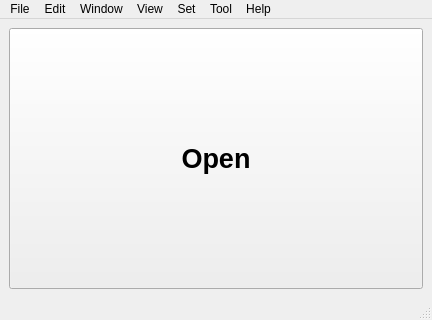
<?xml version="1.0" encoding="UTF-8"?>
<ui version="4.0">
 <class>AppWindow</class>
 <widget class="QMainWindow" name="AppWindow">
  <property name="geometry">
   <rect>
    <x>0</x>
    <y>0</y>
    <width>432</width>
    <height>320</height>
   </rect>
  </property>
  <property name="windowTitle">
   <string>COCR AppWindow</string>
  </property>
  <widget class="QWidget" name="centralwidget">
   <layout class="QHBoxLayout" name="horizontalLayout">
    <item>
     <widget class="QToolButton" name="toolButton">
      <property name="sizePolicy">
       <sizepolicy hsizetype="Preferred" vsizetype="Preferred">
        <horstretch>0</horstretch>
        <verstretch>0</verstretch>
       </sizepolicy>
      </property>
      <property name="font">
       <font>
        <family>Arial</family>
        <pointsize>20</pointsize>
        <weight>75</weight>
        <bold>true</bold>
       </font>
      </property>
      <property name="text">
       <string>Open</string>
      </property>
      <property name="arrowType">
       <enum>Qt::NoArrow</enum>
      </property>
     </widget>
    </item>
   </layout>
  </widget>
  <widget class="QMenuBar" name="menubar">
   <property name="geometry">
    <rect>
     <x>0</x>
     <y>0</y>
     <width>432</width>
     <height>32</height>
    </rect>
   </property>
   <widget class="QMenu" name="menu">
    <property name="title">
     <string>File</string>
    </property>
    <widget class="QMenu" name="menuOpen">
     <property name="title">
      <string>Open</string>
     </property>
     <addaction name="actionImage"/>
     <addaction name="actionProject"/>
    </widget>
    <addaction name="actionNew"/>
    <addaction name="menuOpen"/>
    <addaction name="actionSave"/>
    <addaction name="actionSave_as"/>
    <addaction name="actionClose"/>
    <addaction name="actionExit"/>
   </widget>
   <widget class="QMenu" name="menuEdit">
    <property name="title">
     <string>Edit</string>
    </property>
    <addaction name="actionUndo"/>
    <addaction name="actionRedo"/>
    <addaction name="actionCut"/>
    <addaction name="actionCopy"/>
    <addaction name="actionDelete"/>
    <addaction name="actionSelect"/>
   </widget>
   <widget class="QMenu" name="menuWindow">
    <property name="title">
     <string>Window</string>
    </property>
    <addaction name="actionMinimize"/>
   </widget>
   <widget class="QMenu" name="menuView">
    <property name="title">
     <string>View</string>
    </property>
    <addaction name="actionScribbleArea"/>
    <addaction name="actionImageViewer"/>
    <addaction name="action2D"/>
    <addaction name="action3D"/>
    <addaction name="actionDebugConsole"/>
   </widget>
   <widget class="QMenu" name="menuSet">
    <property name="title">
     <string>Set</string>
    </property>
    <addaction name="actionPreference"/>
   </widget>
   <widget class="QMenu" name="menuTool">
    <property name="title">
     <string>Tool</string>
    </property>
    <addaction name="actionForcefield"/>
    <addaction name="actionStringEngine"/>
   </widget>
   <widget class="QMenu" name="menuHelp">
    <property name="title">
     <string>Help</string>
    </property>
    <widget class="QMenu" name="menuLanguage">
     <property name="title">
      <string>Language</string>
     </property>
     <addaction name="actionChinese"/>
     <addaction name="actionEnglish"/>
    </widget>
    <addaction name="menuLanguage"/>
    <addaction name="actionDocs"/>
    <addaction name="actionWeb"/>
    <addaction name="actionAbout"/>
    <addaction name="actionAbout_Qt"/>
   </widget>
   <addaction name="menu"/>
   <addaction name="menuEdit"/>
   <addaction name="menuWindow"/>
   <addaction name="menuView"/>
   <addaction name="menuSet"/>
   <addaction name="menuTool"/>
   <addaction name="menuHelp"/>
  </widget>
  <widget class="QStatusBar" name="statusbar"/>
  <action name="actionNew">
   <property name="text">
    <string>New</string>
   </property>
  </action>
  <action name="actionSave">
   <property name="text">
    <string>Save</string>
   </property>
  </action>
  <action name="actionSave_as">
   <property name="text">
    <string>Save As</string>
   </property>
  </action>
  <action name="actionClose">
   <property name="text">
    <string>Close</string>
   </property>
  </action>
  <action name="actionExit">
   <property name="text">
    <string>Exit</string>
   </property>
  </action>
  <action name="actionUndo">
   <property name="text">
    <string>Undo</string>
   </property>
  </action>
  <action name="actionRedo">
   <property name="text">
    <string>Redo</string>
   </property>
  </action>
  <action name="actionCut">
   <property name="text">
    <string>Cut</string>
   </property>
  </action>
  <action name="actionCopy">
   <property name="text">
    <string>Copy</string>
   </property>
  </action>
  <action name="actionDelete">
   <property name="text">
    <string>Delete</string>
   </property>
  </action>
  <action name="actionSelect">
   <property name="text">
    <string>Select</string>
   </property>
  </action>
  <action name="actionMinimize">
   <property name="text">
    <string>Minimize</string>
   </property>
  </action>
  <action name="actionScribbleArea">
   <property name="text">
    <string>SketchWidget</string>
   </property>
  </action>
  <action name="action3D">
   <property name="text">
    <string>3D</string>
   </property>
  </action>
  <action name="action2D">
   <property name="text">
    <string>2D</string>
   </property>
  </action>
  <action name="actionImageViewer">
   <property name="text">
    <string>ImageViewer</string>
   </property>
  </action>
  <action name="actionDebugConsole">
   <property name="text">
    <string>DebugConsole</string>
   </property>
   <property name="shortcut">
    <string>Ctrl+9</string>
   </property>
  </action>
  <action name="actionPreference">
   <property name="text">
    <string>Preference</string>
   </property>
  </action>
  <action name="actionAbout">
   <property name="text">
    <string>About</string>
   </property>
  </action>
  <action name="actionAbout_Qt">
   <property name="text">
    <string>About Qt</string>
   </property>
  </action>
  <action name="actionDocs">
   <property name="text">
    <string>Docs</string>
   </property>
  </action>
  <action name="actionWeb">
   <property name="text">
    <string>Web</string>
   </property>
  </action>
  <action name="actionForcefield">
   <property name="text">
    <string>Forcefield</string>
   </property>
  </action>
  <action name="actionStringEngine">
   <property name="text">
    <string>StringEngine</string>
   </property>
  </action>
  <action name="actionChinese">
   <property name="text">
    <string>Chinese</string>
   </property>
  </action>
  <action name="actionEnglish">
   <property name="text">
    <string>English</string>
   </property>
  </action>
  <action name="actionImage">
   <property name="text">
    <string>Image</string>
   </property>
   <property name="shortcut">
    <string>Ctrl+I</string>
   </property>
  </action>
  <action name="actionProject">
   <property name="text">
    <string>Project</string>
   </property>
  </action>
 </widget>
 <resources/>
 <connections/>
</ui>
